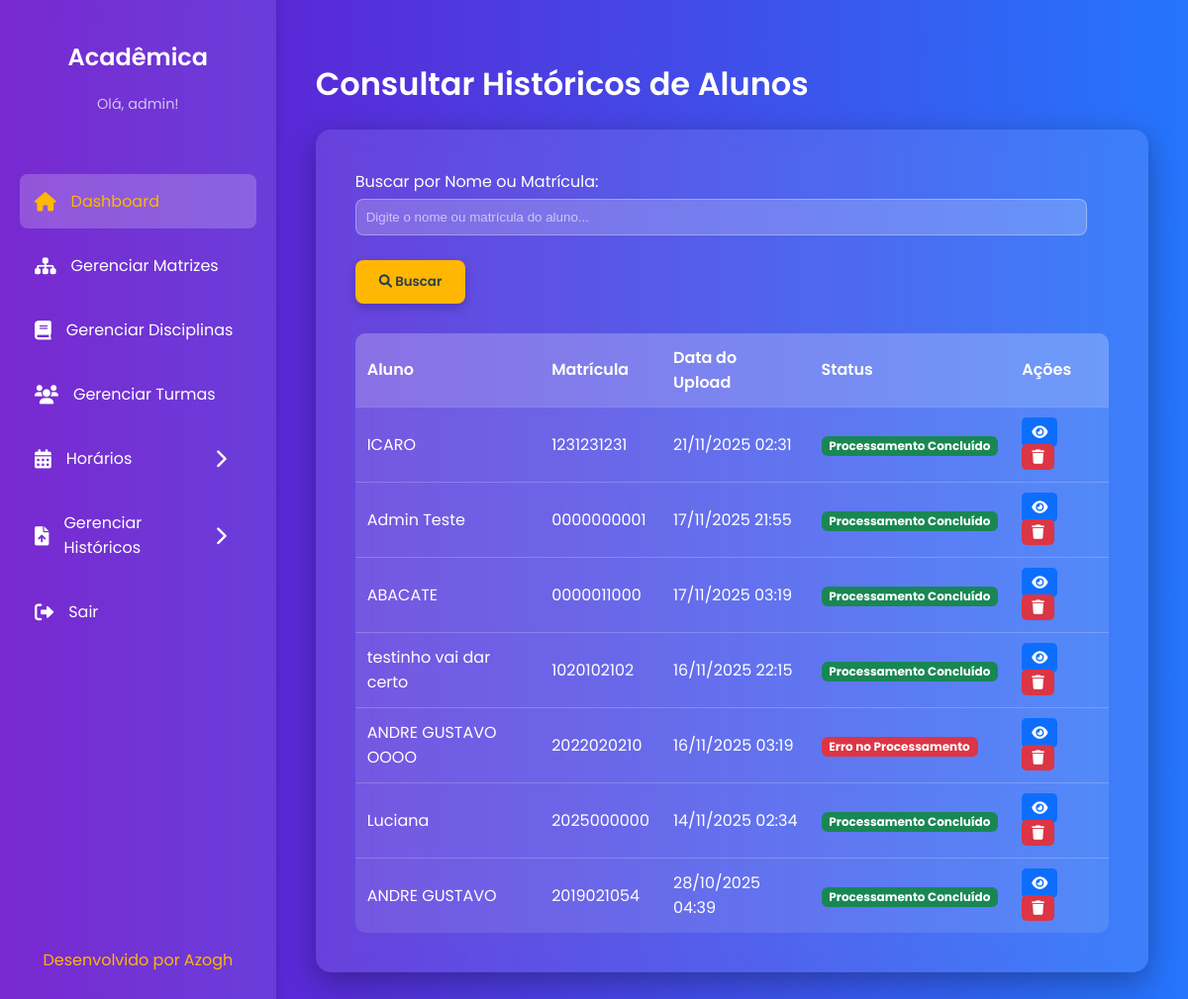
Page /historicos/consultar/ (signed in) on the committed database.
### core/models.py (models this page shows, shortened)
class Usuario(AbstractUser):
    gestao_inicio = models.DateField(
        null=True,
        blank=True,
        verbose_name="Início da Gestão"
    )
    portaria = models.CharField(
        max_length=15,
        null=True,
        blank=True,
        verbose_name="Número da Portaria"
    )
    groups = models.ManyToManyField(
        'auth.Group',
        related_name='core_usuarios',
        blank=True,
        help_text='The groups this user belongs to. A user will get all permissions granted to each of their groups.',
        related_query_name='core_usuario',
        verbose_name="Grupos de Usuário"
    )
    user_permissions = models.ManyToManyField(
        'auth.Permission',
        related_name='core_usuarios',
        blank=True,
        help_text='Specific permissions for this user.',
        related_query_name='core_usuario',
        verbose_name="Permissões de Usuário"
    )
    class Meta:
        db_table = 'USUARIO'
        verbose_name = "Usuário"
        verbose_name_plural = "Usuários"

### upload/models.py (models this page shows, shortened)
class Historico(models.Model):
    STATUS_CHOICES = [
        ('PENDENTE', 'Processamento Pendente'),
        ('CONCLUIDO', 'Processamento Concluído'),
        ('ERRO', 'Erro no Processamento'),
    ]
    aluno = models.ForeignKey(
        Aluno,
        on_delete=models.CASCADE,
        verbose_name="Aluno",
        related_name='historicos' # Permite consultar facilmente historicos do aluno
    )
    usuario = models.ForeignKey(
        Usuario,
        on_delete=models.SET_NULL, # Mantém o histórico mesmo que o coordenador seja excluído
        null=True,
        verbose_name="Coordenador Responsável"
    )
    data_upload = models.DateTimeField(
        auto_now_add=True,
        verbose_name="Data de Upload"
    )
    status = models.CharField(
        max_length=20,
        choices=STATUS_CHOICES,
        default='PENDENTE',
        verbose_name="Status de Processamento"
    )
    arquivo_original = models.FileField(
        upload_to='historicos/',
        null=True,
        blank=True,
        verbose_name="Arquivo PDF Original"
    )
    class Meta:
        db_table = 'HISTORICO'
        verbose_name = "Histórico Escolar"
        verbose_name_plural = "Históricos Escolares"

class Aluno(models.Model):
    nome = models.CharField(max_length=100)
    matricula = models.CharField(max_length=10, unique=True)
    curso = models.CharField(max_length=100, verbose_name="Curso de Ingresso")
    ano_ingresso = models.CharField(max_length=6, verbose_name="Ano de Ingresso")
    class Meta:
        db_table = 'ALUNO'
        verbose_name = "Aluno"
        verbose_name_plural = "Alunos"

### upload/views.py (the view)
# urls.py: path('historicos/consultar/', views.consultar_historicos, name='consultar_historicos'),
@login_required
def consultar_historicos(request):
    query = request.GET.get('q', '')
    historicos_list = Historico.objects.select_related('aluno').order_by('-data_upload')
    if query:
        historicos_list = historicos_list.filter(
            Q(aluno__nome__icontains=query) |      # Busca no nome do aluno
            Q(aluno__matricula__icontains=query) # Busca na matrícula
        )
    return render(request, 'upload/consultar_historicos.html', {
        'historicos': historicos_list, # Lista filtrada (ou completa)
        'query': query               # Envia o termo de volta para o template
    })

### upload/templates/upload/consultar_historicos.html (shortened to what this page needs)
{% extends 'core/base.html' %}
{% load static %}
{% block page_title %}Consultar Históricos de Alunos{% endblock %}
{% block content %}
<form method="GET" action="{% url 'upload:consultar_historicos' %}" class="form-container" style="margin-bottom: 30px;">
    <div class="form-row">
        <div class="form-group" style="flex-grow: 1;">
            <label for="id_q">Buscar por Nome ou Matrícula:</label>
            <input type="text" name="q" id="id_q" value="{{ query }}" placeholder="Digite o nome ou matrícula do aluno...">
        </div>
    </div>
    <div class="button-group">
        <button type="submit" class="cta-button">
            <i class="fas fa-search"></i> Buscar
        </button>
    </div>
</form>
<table>
    <thead>
        <tr>
            <th>Aluno</th>
            <th>Matrícula</th>
            <th>Data do Upload</th>
            <th>Status</th>
            <th>Ações</th>
        </tr>
    </thead>
    <tbody>
        {% for historico in historicos %}
        <tr>
            <td>{{ historico.aluno.nome }}</td>
            <td>{{ historico.aluno.matricula }}</td>
            <td>{{ historico.data_upload|date:"d/m/Y H:i" }}</td>
            <td>
                <span class="status-badge
                    {% if historico.status == 'CONCLUIDO' %}status-concluido
                    {% elif historico.status == 'PENDENTE' %}status-pendente
                    {% else %}status-erro
                    {% endif %}">
                    {{ historico.get_status_display }}
                </span>
            </td>
            <td class="action-buttons">
                <a href="{% url 'upload:consultar_historico_detalhe' pk=historico.pk %}" class="btn-view" title="Visualizar">
                    <i class="fas fa-eye"></i>
                </a>
                <form method="POST" action="{% url 'upload:excluir_historico' pk=historico.pk %}" style="display: inline;" onsubmit="return confirm('Tem certeza que deseja excluir este histórico?');">
                    <button type="submit" class="btn-delete" title="Excluir">
                        <i class="fas fa-trash"></i>
                    </button>
                </form>
            </td>
        </tr>
        {% endfor %}
    </tbody>
</table>
{% endblock %}

### core/templates/core/base.html (shortened to what this page needs)
{% load static %}
<!DOCTYPE html>
<html lang="pt-br">
<head>
    <link rel="stylesheet" href="https://cdnjs.cloudflare.com/ajax/libs/font-awesome/6.0.0-beta3/css/all.min.css">
</head>
<body>
    <div class="dashboard-container">
        <aside class="sidebar">
            <div class="sidebar-header">
                <h2>Acadêmica</h2>
                <p>Olá, {{ user.username }}!</p>
            </div>
            <nav class="sidebar-nav">
                <ul>
                    <li><a href="{% url 'painel' %}" class="active"><i class="fas fa-home"></i> Dashboard</a></li>
                    <li><a href="{% url 'listar_matrizes' %}"><i class="fas fa-sitemap"></i> Gerenciar Matrizes</a></li>
                    <li><a href="{% url 'listar_disciplinas' %}"><i class="fas fa-book"></i> Gerenciar Disciplinas</a></li>
                    <li><a href="{% url 'listar_turmas' %}"><i class="fas fa-users"></i> Gerenciar Turmas</a></li>
                    <li class="dropdown-container">
                        <a href="#" id="horarios-dropdown-toggle" class="dropdown-toggle">
                            <i class="fas fa-calendar-alt"></i>
                            <span>Horários</span>
                            <i class="fas fa-chevron-right arrow"></i>
                        </a>
                    </li>
                    <li class="dropdown-container">
                        <a href="#" id="historicos-dropdown-toggle" class="dropdown-toggle">
                            <i class="fas fa-file-upload"></i>
                            <span>Gerenciar Históricos</span>
                            <i class="fas fa-chevron-right arrow"></i>
                        </a>
                    </li>
                    <li><a href="{% url 'logout' %}"><i class="fas fa-sign-out-alt"></i> Sair</a></li>
                </ul>
            </nav>
            <div class="footer">
                <a href="#">Desenvolvido por Azogh</a>
            </div>
        </aside>
        <main class="main-content">
            <div class="header">
                <h1>{% block page_title %}{% endblock %}</h1>
            </div>
            <div class="content-card">
                {% block content %}{% endblock %}
            </div>
        </main>
    </div>
</body>
</html>

### core/templates/core/base.html (style rules this page uses)
:root { --primary-color-dark: #6a11cb; --primary-color-light: #2575fc; --accent-color: #ffb703; --accent-color-hover: #fb8500; --text-color: #fff; --container-bg: rgba(255, 255, 255, 0.1); }
body { font-family: 'Poppins', sans-serif; background: linear-gradient(to right, var(--primary-color-dark), var(--primary-color-light)); color: var(--text-color); margin: 0; padding: 0; min-height: 100vh; box-sizing: border-box; }
.dashboard-container { display: flex; min-height: 100vh; }
.sidebar { width: 250px; background-color: rgba(255, 255, 255, 0.1); backdrop-filter: blur(10px); padding: 20px; box-shadow: 2px 0 5px rgba(0, 0, 0, 0.1); display: flex; flex-direction: column; transition: transform 0.3s ease; }
.sidebar-header { text-align: center; margin-bottom: 30px; }
.sidebar-header h2 { font-size: 1.5em; font-weight: 600; }
.sidebar-header p { font-size: 0.9em; color: rgba(255, 255, 255, 0.7); }
.sidebar-nav ul { list-style: none; padding: 0; }
.sidebar-nav a { display: flex; align-items: center; color: #fff; text-decoration: none; padding: 15px; margin-bottom: 10px; border-radius: 8px; transition: all 0.3s ease; font-weight: 400; }
.sidebar-nav a i { margin-right: 15px; font-size: 1.2em; }
.sidebar-nav a:hover, .sidebar-nav a.active { background-color: rgba(255, 255, 255, 0.2); color: #ffb703; }
.dropdown-container { position: relative; }
.dropdown-toggle { display: flex; align-items: center; color: #fff; text-decoration: none; padding: 15px; margin-bottom: 10px; border-radius: 8px; transition: all 0.3s ease; font-weight: 400; cursor: pointer; }
.dropdown-toggle i { margin-right: 15px; font-size: 1.2em; }
.dropdown-toggle .arrow { margin-left: auto; transition: transform 0.3s ease; }
.footer { margin-top: auto; text-align: center; padding: 20px; }
.footer a { color: #ffb703; text-decoration: none; font-size: 1em; transition: color 0.3s ease; }
.main-content { flex-grow: 1; padding: 40px; display: flex; flex-direction: column; }
.content-card { background-color: rgba(255, 255, 255, 0.1); backdrop-filter: blur(10px); padding: 40px; border-radius: 15px; box-shadow: 0 10px 30px rgba(0, 0, 0, 0.3); }
h1, h2 { font-weight: 600; }
form { display: flex; flex-direction: column; gap: 15px; text-align: left; }
form .form-group { margin-bottom: 10px; }
form label { display: block; margin-bottom: 5px; font-weight: 400; }
form input, form select { width: calc(100% - 22px); padding: 10px; border-radius: 8px; border: 1px solid rgba(255, 255, 255, 0.3); background-color: rgba(255, 255, 255, 0.2); color: var(--text-color); box-sizing: border-box; }
form input::placeholder { color: rgba(255, 255, 255, 0.6); }
.cta-button, .cancel-button, .delete-button { display: inline-block; padding: 12px 24px; background-color: var(--accent-color); color: #2c3e50; text-decoration: none; border-radius: 8px; font-weight: 600; transition: all 0.3s ease; box-shadow: 0 4px 10px rgba(0, 0, 0, 0.2); text-align: center; cursor: pointer; border: none; font-family: 'Poppins', sans-serif; }
table { width: 100%; border-collapse: collapse; margin-top: 20px; background-color: rgba(255, 255, 255, 0.1); border-radius: 10px; overflow: hidden; }
th, td { padding: 12px; text-align: left; border-bottom: 1px solid rgba(255, 255, 255, 0.2); }
th { font-weight: 600; background-color: rgba(255, 255, 255, 0.15); }
tr:last-child td { border-bottom: none; }

### upload/templates/upload/consultar_historicos.html (style rules this page uses)
.action-buttons a, .action-buttons button { color: #fff; text-decoration: none; padding: 5px 10px; border-radius: 5px; margin-right: 5px; border: none; cursor: pointer; font-size: 0.9em; }
.btn-view { background-color: #0d6efd; }
.btn-delete { background-color: #dc3545; }
.status-badge { display: inline-block; padding: 0.35em 0.65em; font-size: .75em; font-weight: 700; line-height: 1; color: #fff; text-align: center; white-space: nowrap; vertical-align: baseline; border-radius: 0.375rem; }
.status-concluido { background-color: #198754; }
.status-erro { background-color: #dc3545; }

### rows in the picture
Usuario: username "admin"
Historico: aluno.nome "ICARO", aluno.matricula "1231231231", data_upload "21/11/2025 02:31", status "Processamento Concluído"
Historico: aluno.nome "Admin Teste", aluno.matricula "0000000001", data_upload "17/11/2025 21:55", status "Processamento Concluído"
Historico: aluno.nome "ABACATE", aluno.matricula "0000011000", data_upload "17/11/2025 03:19", status "Processamento Concluído"
Historico: aluno.nome "testinho vai dar certo", aluno.matricula "1020102102", data_upload "16/11/2025 22:15", status "Processamento Concluído"
Historico: aluno.nome "ANDRE GUSTAVO OOOO", aluno.matricula "2022020210", data_upload "16/11/2025 03:19", status "Erro no Processamento"
Historico: aluno.nome "Luciana", aluno.matricula "2025000000", data_upload "14/11/2025 02:34", status "Processamento Concluído"
Historico: aluno.nome "ANDRE GUSTAVO", aluno.matricula "2019021054", data_upload "28/10/2025 04:39", status "Processamento Concluído"
